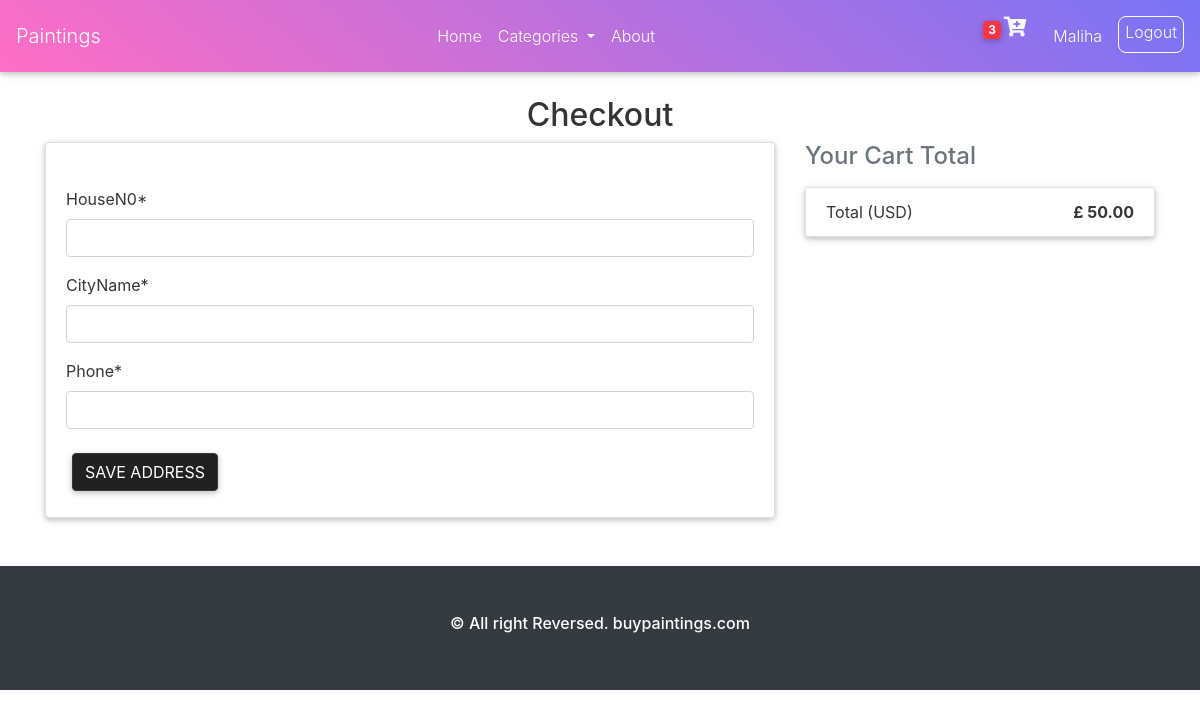
/checkout/ (signed in), run on an earlier commit of the app's database.
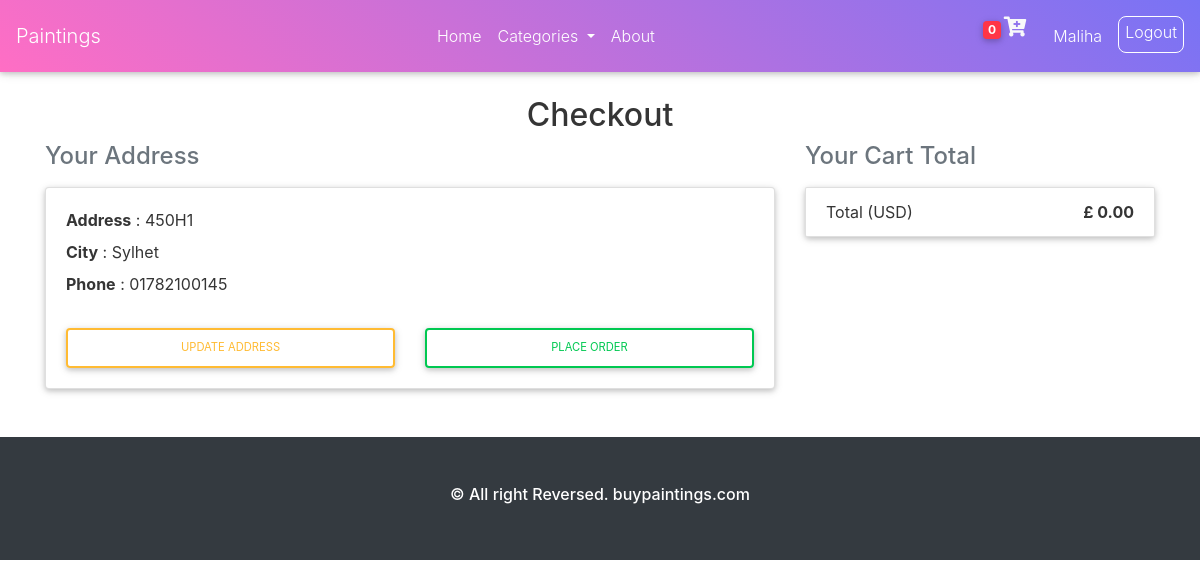
And on a later commit of the database.
### home/models.py (models this page shows, shortened)
class Order_Product(models.Model):
    CHOICES = (
        ('Pending', 'Pending'),
        ('Delivered', 'Delivered'),
        ('Cancled', 'Cancled'),
    )
    user = models.ForeignKey(User, null=True, on_delete=models.CASCADE)
    cartitem = models.ManyToManyField(Cart)
    address = models.ForeignKey(address, null=True, on_delete=models.CASCADE)
    ordered = models.BooleanField(default=False)
    status = models.CharField(
        max_length=100, null=True, choices=CHOICES, default=CHOICES[0][0])
    def orderTotal(self):
        t = 0
        for i in self.cartitem.all():
            t += i.productTotal()
        return t

class address(models.Model):
    user = models.ForeignKey(User, null=True, on_delete=models.CASCADE)
    houseN0 = models.CharField(max_length=100, null=True)
    cityName = models.CharField(max_length=100, null=True)
    phone = models.CharField(max_length=14, null=True)

### home/views.py (the view, shortened to what this page needs)
# urls.py: path('checkout/', checkout, name='checkout'),
def checkout(request):
    form = AddressForm
    cart = Cart.objects.filter(user=request.user, purchased=False)
    order_qs = Order_Product.objects.filter(
        user=request.user, ordered=False)
    order_items = order_qs[0].cartitem.all()
    order_total = order_qs[0].orderTotal()
    context = {"form": form, "order_items": order_items,
               "order_total": order_total, 'cart': cart}
    saved_address = address.objects.filter(
        user=request.user)
    if saved_address.exists():
        savedAddress = saved_address.first()
        context = {"form": form, "order_items": order_items,
                   "order_total": order_total, "savedAddress": savedAddress, 'cart': cart}
    return render(request, 'checkout.html', context)

### home/models.py (called while the page is built)
    def productTotal(self):
        t = self.product.price * self.quantity
        return t

### home/templatetags/cartcounter.py (called while the page is built)
@register.filter
def cart_count(user):
    order = Order_Product.objects.filter(user=user, ordered=False)
    if order.exists():
        return order[0].cartitem.count()
    else:
        return 0

### home/templates/checkout.html (shortened to what this page needs)
{% extends "base.html" %}
{%block content%} {% load static %}
<section class="checkout p-4">
  <div class="pt-4 container wow fadeIn">
    <h2 class="mt-4 pt-4 h2 text-center">Checkout</h2>
    <div class="row">
      {% if savedAddress %}
      <div class="col-md-8 mb-4">
        <h4 class="d-flex justify-content-between align-items-center mb-3">
          <span class="text-muted">Your Address</span>
        </h4>
        <div class="card">
          <form class="card-body">
            <div class="mb-2">
              <div class="address">
                <strong>Address</strong> : {{ savedAddress.houseN0 }}
              </div>
            </div>
            <div class="mb-2">
              <div class="address">
                <strong>City</strong> : {{ savedAddress.cityName }}
              </div>
            </div>
            <div class="row">
              <div class="col-lg-6 col-md-12 mb-2">
                <div class="text-lg address text">
                  <strong>Phone</strong> : {{ savedAddress.phone }}
                </div>
              </div>
            </div>
            <div class="row">
              <div class="col-md-6">
                <a
                  class="btn btn-outline-warning btn-md btn-block mt-4"
                  href="{% url 'address_update' savedAddress.id %}"
                >
                  Update Address
                </a>
              </div>
              <div class="col-md-6">
                <a
                  class="btn btn-outline-success btn-md btn-block mt-4"
                  href="{% url 'payment' %}"
                >
                 Place Order
                </a>
              </div>
            </div>
          </form>
        </div>
      </div>
      {% else %}
      <div class="col-md-8 mb-4">
        <div class="card">
            {% load crispy_forms_tags %}
          <form class="card-body mt-4" method="POST">
            {{form|crispy}}
            <button type="submit" class="btn btn-dark mt-2">
              Save Address
            </button>
          </form>
        </div>
      </div>
      {% endif %}
      <div class="col-md-4 mb-4">
        <h4 class="d-flex justify-content-between align-items-center mb-3">
          <span class="text-muted">Your Cart Total</span>
        </h4>
        <ul class="list-group mb-3 z-depth-1">
          <li class="list-group-item d-flex justify-content-between">
            <span>Total (USD)</span>
            <strong>£ {{ order_total | floatformat:2 }}</strong>
          </li>
        </ul>
      </div>
    </div>
  </div>
</section>
{%endblock content%}

### templates/base.html (shortened to what this page needs)
<!DOCTYPE html>
<html lang="en">
<head>
  {% load static %}
    <link rel="stylesheet" href="{% static 'css/style.css' %}">
    <link rel="stylesheet" href="{% static 'css/mdb.css' %}">
    <link rel="stylesheet" href="https://stackpath.bootstrapcdn.com/bootstrap/4.5.2/css/bootstrap.min.css">
    <link rel="stylesheet" href="https://cdnjs.cloudflare.com/ajax/libs/font-awesome/5.15.1/css/all.min.css"/>
<link rel="stylesheet" href="https://stackpath.bootstrapcdn.com/font-awesome/4.7.0/css/font-awesome.min.css">
</head>
<body>
    <nav class="navbar navbar-expand-lg navbar-dark bg-light fixed-top purple-gradient">
        <a class="navbar-brand" href="#">Paintings</a>
        <div class="collapse navbar-collapse" id="navbarSupportedContent">
          <ul class="navbar-nav ml-auto">
            <li class="nav-item">
              <a class="nav-link" href="{% url 'home' %}">Home</a>
            </li>
            <li class="nav-item dropdown">
              <a class="nav-link dropdown-toggle" href="#" id="navbarDropdown" role="button" data-toggle="dropdown" aria-haspopup="true" aria-expanded="false">
               Categories
              </a>
            </li>
            <li class="nav-item">
                <a class="nav-link" href="{% url 'about' %}">About</a>
              </li>
          </ul>
          {% if user.is_authenticated %}{% load cartcounter %}
          <ul class="navbar-nav ml-auto nav-flex-icons">
            <li class="nav-item">
              <a href="{% url 'cart' %}" class="nav-link mr-3">
                <span class="badge badge-danger">{{request.user | cart_count }}</span><i style="font-size: 20px;" class="fas fa-cart-plus text-light"></i></a>
            </li>
            <li class="nav-item">
              <p class="mt-3 mr-3 text-white">{{ request.user.first_name }}</p>
            </li>
            <li class="mt-2">
              <a style="padding: 3px 6px; border-radius: 8px ;border:solid 1px #fff;" class="nav-link text-white pb-2" href="{% url 'logout' %}"> Logout </a>
            </li>
            {% else %}
            <li class="nav-item btn btn-info">
              <a class="text-white" href="{% url 'signin' %}">Signin</a>
            </li>
          </ul>
          {% endif %}
        </div>
      </nav>
    {%block content%}
    {%endblock content%}
    <footer>
      <div class="p-0 m-0">
        <div class="bg-dark p-4 text-center">
            <p class="h6 p-4 text-white">© All right Reversed.<a class="text-white" href="#"> buypaintings.com</a></p>
        </div>
      </div>
    </footer>
</body>
</html>

What changed in the data, as far as the page shows it:
added address: houseN0 "450H1", cityName "Sylhet", phone "01782100145"
Also different on the page:
{{ request.user | cart_count }}: "3" → "0"
{{ order_total | floatformat:2 }}: "50.00" → "0.00"
text no longer shown: "HouseN0 * CityName * Phone * SAVE ADDRESS"
text now shown: "Your Address Address : City : Phone : UPDATE ADDRESS PLACE ORDER"
